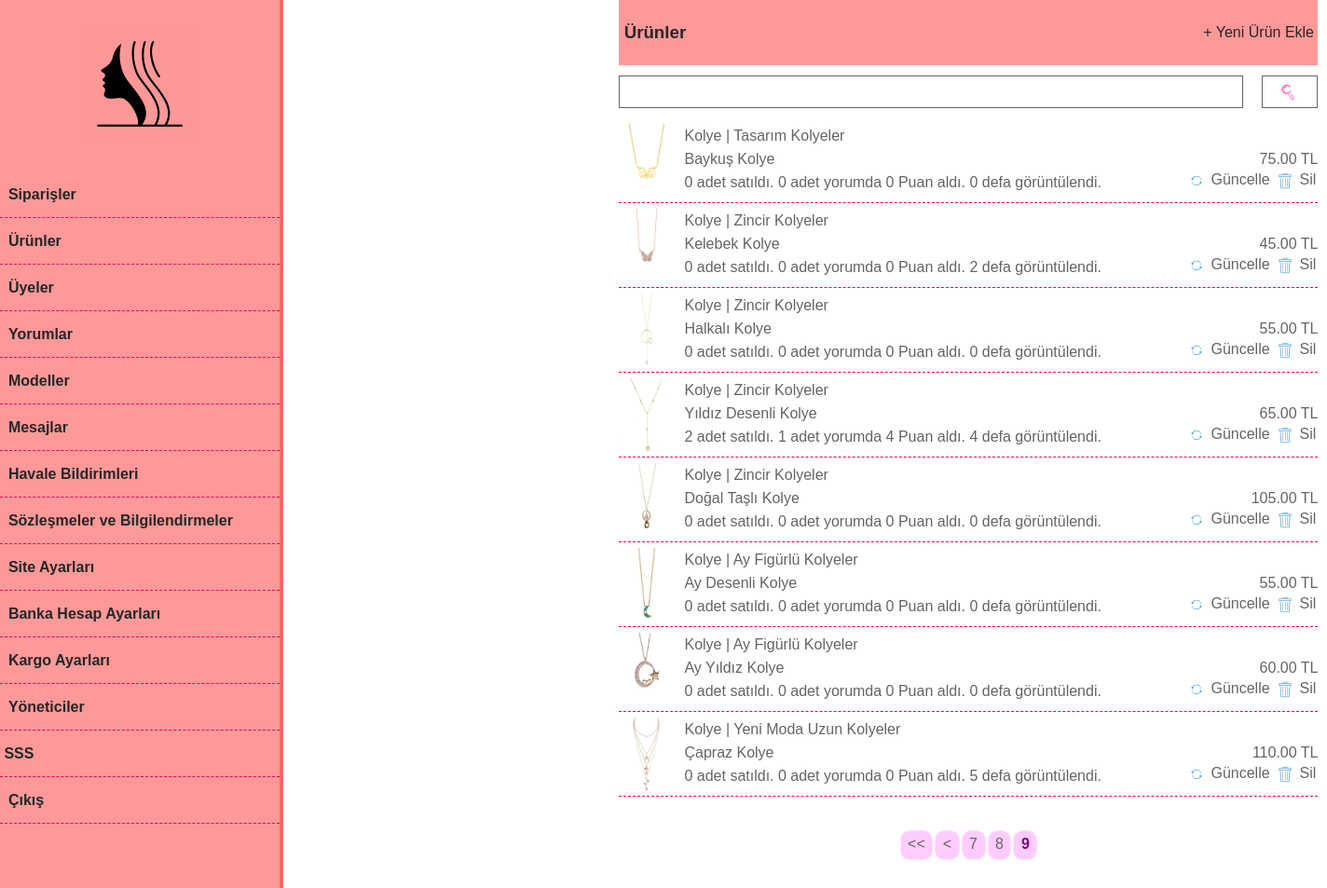
The app's page /admin/index.php?skd=0&ski=83&page=9 (signed in) with its own data.
### tables this page shows
CREATE TABLE `urunler` (
  `id` int(10) UNSIGNED NOT NULL,
  `MenuId` int(10) UNSIGNED NOT NULL,
  `UrunTuru` varchar(100) NOT NULL,
  `UrunAdi` varchar(255) NOT NULL,
  `UrunFiyati` double UNSIGNED NOT NULL,
  `ParaBirimi` char(3) NOT NULL,
  `KdvOrani` int(2) UNSIGNED NOT NULL,
  `UrunAciklamasi` text NOT NULL,
  `KargoUcreti` double UNSIGNED NOT NULL,
  `UrunResmi` varchar(30) NOT NULL,
  `Durumu` tinyint(1) UNSIGNED NOT NULL,
  `StokSayisi` int(10) NOT NULL,
  `ToplamSatisSayisi` int(10) UNSIGNED NOT NULL,
  `YorumSayisi` int(10) UNSIGNED NOT NULL,
  `ToplamYorumPuani` int(10) UNSIGNED NOT NULL,
  `GoruntulenmeSayisi` int(10) UNSIGNED NOT NULL
);

CREATE TABLE `menuler` (
  `id` int(10) UNSIGNED NOT NULL,
  `UrunTuru` varchar(50) NOT NULL,
  `MenuAdi` varchar(30) NOT NULL,
  `UrunSayisi` int(10) NOT NULL
);

### ayarlar/fonksiyonlar.php (called while the page is built, shortened)
<?php
function geriDondur($dondur){
	$geri_dondur			=	htmlspecialchars_decode($dondur, ENT_QUOTES);
	return $geri_dondur;
}
function PageclearChar($deger){
	$digits = preg_replace("/[^0-9]/", "",$deger);
	return $digits;
}
function sayilarifiltrele($filtre){
	$delete_S = trim($filtre);
	$clear_T = strip_tags($delete_S);
	$ineffect = htmlspecialchars($clear_T, ENT_QUOTES);
	$clear_char = PageclearChar($ineffect);
	return $clear_char;
}
function fiyatYaz($deger){
	$yaz	=	number_format($deger, "2", ".", ",");
	return $yaz;
}
?>

### admin/Urunler.php (the view, shortened to what this page needs)
<?php
if(isset($_SESSION["Yonetici"])){
	if(isset($_REQUEST["AramaIcerigi"])){
		$GelenAramaIcerigi	=	filtrele($_REQUEST["AramaIcerigi"]);
		$AramaKosulu		=	 " AND UrunAdi LIKE '%" . $GelenAramaIcerigi . "%' ";
		$SayfalamaKosulu	=	"&AramaIcerigi=" . $GelenAramaIcerigi;
	}else{
		$AramaKosulu		=	"";
		$SayfalamaKosulu	=	"";
	}
	$SayfalamaIcinSolVeSagButonSayisi		=	2;
	$SayfaBasinaGosterilecekKayitSayisi		=	8;
	$ToplamKayitSayisiSorgusu				=	$db_baglantisi->prepare("SELECT * FROM urunler WHERE Durumu = ? $AramaKosulu ORDER BY id DESC");
	$ToplamKayitSayisiSorgusu->execute([1]);
	$ToplamKayitSayisiSorgusu				=	$ToplamKayitSayisiSorgusu->rowCount();
	$SayfalamayaBaslanacakKayitSayisi		=	($Sayfalama*$SayfaBasinaGosterilecekKayitSayisi)-$SayfaBasinaGosterilecekKayitSayisi;
	$BulunanSayfaSayisi						=	ceil($ToplamKayitSayisiSorgusu/$SayfaBasinaGosterilecekKayitSayisi);
?>
<table width="750" align="right" valign="top" border="0" cellpadding="0" cellspacing="0" style="margin-left: 360px;">
	<tr height="70">
		<td width="560" bgcolor="#ff9999" style="color: #262626;" align="left"><h3>&nbsp;Ürünler</h3></td>
		<td width="200" bgcolor="#ff9999" align="right"><a href="index.php?skd=0&ski=84" style="color: #262626; text-decoration: none;">+ Yeni Ürün Ekle&nbsp;</a></td>
	</tr>
	<tr height="10">
		<td colspan="2" style="font-size: 10px;">&nbsp;</td>
	</tr>
	<tr>
		<td colspan="2"><table width="750" align="right" border="0" cellpadding="0" cellspacing="0">
			<tr>
				<td><div class="Arama"><form action="index.php?skd=0&ski=83" method="post">
					<div class="AramaButon">
						<input type="submit" value="" class="AramaButonuURL">
					</div>
					<div class="AramaInput">
						<input type="text" name="AramaIcerigi" class="AramaInputuIci">
					</div>
				</form></div></td>
			</tr>
		</table></td>
	</tr>
	<tr height="10">
		<td colspan="2" style="font-size: 10px;">&nbsp;</td>
	</tr>
	<?php
	$UrunlerSorgusu		=	$db_baglantisi->prepare("SELECT * FROM urunler WHERE Durumu = ? $AramaKosulu ORDER BY id DESC LIMIT $SayfalamayaBaslanacakKayitSayisi, $SayfaBasinaGosterilecekKayitSayisi");
	$UrunlerSorgusu->execute([1]);
	$UrunlerSayisi			=	$UrunlerSorgusu->rowCount();
	$UrunlerKayitlari		=	$UrunlerSorgusu->fetchAll(PDO::FETCH_ASSOC);
	if($UrunlerSayisi>0){
		foreach($UrunlerKayitlari as $Urunler){
			$UrununMenuSorgusu		=	$db_baglantisi->prepare("SELECT * FROM menuler WHERE id = ? LIMIT 1");
			$UrununMenuSorgusu->execute([geriDondur($Urunler["MenuId"])]);
			$UrunMenuKaydi			=	$UrununMenuSorgusu->fetch(PDO::FETCH_ASSOC);
			if($Urunler["UrunTuru"] == "Kolye"){
				$ResimKlasoru	=	"kolyeler";
			}elseif($Urunler["UrunTuru"] == "Küpe"){
				$ResimKlasoru	=	"kupeler";
			}elseif($Urunler["UrunTuru"] == "Bileklik"){
				$ResimKlasoru	=	"bileklikler";
			}elseif($Urunler["UrunTuru"] == "Yüzük"){
				$ResimKlasoru	=	"yuzukler";
			}elseif($Urunler["UrunTuru"] == "Saat"){
				$ResimKlasoru	=	"saatler";
			}elseif($Urunler["UrunTuru"] == "Gözlük"){
				$ResimKlasoru	=	"gozlukler";
			}
	?>
	<tr height="80">
		<td colspan="2" style="border-bottom: 1px dashed #e6005c;" valign="top"><table width="750" align="right" border="0" cellpadding="0" cellspacing="0">
      <td style="font-size: 5px;">&nbsp;</td>
			<tr>
				<td width="60" valign="top"><img src="../urunler/<?php echo $ResimKlasoru; ?>/<?php echo geriDondur($Urunler["UrunResmi"]); ?>" border="0" width="60" height="80"></td>
				<td width="10">&nbsp;</td>
				<td width="680" valign="top"><table width="680" align="right" border="0" cellpadding="0" cellspacing="0">
					<tr height="25">
						<td colspan="2"><?php echo geriDondur($Urunler["UrunTuru"]); ?> | <?php echo geriDondur($UrunMenuKaydi["MenuAdi"]); ?></td>
					</tr>
					<tr height="25">
						<td width="580"><?php echo geriDondur($Urunler["UrunAdi"]); ?></td>
						<td width="100" align="right"><?php echo  fiyatYaz(geriDondur($Urunler["UrunFiyati"])); ?> <?php echo geriDondur($Urunler["ParaBirimi"]); ?></td>
					</tr>
					<tr height="25">
						<td width="540"><?php echo geriDondur($Urunler["ToplamSatisSayisi"]); ?> adet satıldı. <?php echo geriDondur($Urunler["YorumSayisi"]); ?> adet yorumda <?php echo geriDondur($Urunler["ToplamYorumPuani"]); ?> Puan aldı. <?php echo geriDondur($Urunler["GoruntulenmeSayisi"]); ?> defa görüntülendi.</td>
						<td width="140" align="right"><table width="140" align="right" border="0" cellpadding="0" cellspacing="0">
							<tr>
								<td width="25" valign="top"><a href="index.php?skd=0&ski=88&ID=<?php echo geriDondur($Urunler["id"]); ?>"><img src="../resimler/guncelle.png" border="0"></a></td>
								<td width="70" valign="top"><a href="index.php?skd=0&ski=88&ID=<?php echo geriDondur($Urunler["id"]); ?>" style="color: #646464; text-decoration: none;">Güncelle</a></td>
								<td width="25" valign="top"><a href="index.php?skd=0&ski=92&ID=<?php echo geriDondur($Urunler["id"]); ?>"><img src="../resimler/sil.png" border="0"></a></td>
								<td width="20" valign="top"><a href="index.php?skd=0&ski=92&ID=<?php echo geriDondur($Urunler["id"]); ?>" style="color: #646464; text-decoration: none;">Sil</a></td>
							</tr>
						</table></td>
					</tr>
				</table></td>
			</tr>
		</table></td>
	</tr>
	<?php
		}
		if($BulunanSayfaSayisi>1){
		?>
	<tr>
		<td colspan="2">&nbsp;</td>
	</tr>
	<tr height="50">
		<td colspan="2" align="center"><div class="Sayfalama">
      <div><br></div>
			<div class="SayfalamaNumara">
				<?php
				if($Sayfalama>1){
					echo "<span class='SayfalamaPasif'><a href='index.php?skd=0&ski=83" . $SayfalamaKosulu . "&page=1'><<</a></span>";
					$SayfalamaIcinSayfaDegeriniBirGeriAl	=	$Sayfalama-1;
					echo "<span class='SayfalamaPasif'><a href='index.php?skd=0&ski=83" . $SayfalamaKosulu . "&page=" . $SayfalamaIcinSayfaDegeriniBirGeriAl . "'><</a></span>";
				}
				for($SayfalamaIcinSayfaIndexDegeri=$Sayfalama-$SayfalamaIcinSolVeSagButonSayisi; $SayfalamaIcinSayfaIndexDegeri<=$Sayfalama+$SayfalamaIcinSolVeSagButonSayisi; $SayfalamaIcinSayfaIndexDegeri++){
					if(($SayfalamaIcinSayfaIndexDegeri>0) and ($SayfalamaIcinSayfaIndexDegeri<=$BulunanSayfaSayisi)){
						if($Sayfalama==$SayfalamaIcinSayfaIndexDegeri){
							echo "<span class='SayfalamaAktif'>" . $SayfalamaIcinSayfaIndexDegeri . "</span>";
						}else{
							echo "<span class='SayfalamaPasif'><a href='index.php?skd=0&ski=83" . $SayfalamaKosulu . "&page=" . $SayfalamaIcinSayfaIndexDegeri . "'> " . $SayfalamaIcinSayfaIndexDegeri . "</a></span>";
						}
					}
				}
				?>
			</div>
		</div></td>
	</tr>
		<?php
		}
	}
	?>
</table>
<?php
}else{
	header("Location:index.php?skd=1");
	exit();
}
?>

### ayarlar/Ystyle.css (style rules this page uses)
html, body { height: 100%; width: 100%; margin: 0; padding: 0; border: 0; outline: 0; background: white; color: #646464; font-family: Arial, Helvetica, "Open Sans", "Helvetica Neue", "sans-serif"; font-size: 16px; line-height: 1,5; font-style: normal; font-variant: normal; font-weight: normal; text-decoration: none; }
.Sayfalama { display: block; width: 100%; height: auto; margin: 0; padding: 0; border: 0; outline: 0; text-align: center; text-decoration: none; border-radius: 10px; }
.SayfalamaNumara { display: block; width: 100%; height: auto; margin: 0; padding: 0; border: 0; outline: 0; text-align: center; text-decoration: none; border-radius: 10px; }
.SayfalamaAktif { display: inline-block; width: auto; height: 20px; margin: 0px 1px; margin-bottom: 30px; padding: 5px 7.5px; background: #ffccff; border: 1px solid #ffe6ff; outline: 0; color: #800080; font-weight: bold; text-decoration: none; border-radius: 10px; }
.SayfalamaPasif { display: inline-block; width: auto; height: 20px; margin: 0px 1px; margin-bottom: 30px; padding: 5px 7.5px; background: #ffccff; border: 1px solid #ffe6ff; outline: 0; color: #646464; font-weight: normal; text-decoration: none; border-radius: 10px; }
.SayfalamaPasif a:link, .SayfalamaPasif a:hover, .SayfalamaPasif a:active, .SayfalamaPasif a:visited { color: #646464; text-decoration: none; }
.Arama { display: block; width: 100%; height: 35px; margin: 0; padding: 0; overflow: hidden; border: 0; outline: 0; vertical-align: top; }
.AramaButon { display: inline-block; float: right; width: 60px; height: 35px; margin: 0; padding: 0; overflow: hidden; border: 0; outline: 0; text-align: left; }
.AramaInput { display: inline-block; float: right; width: calc(100% - 60px); height: 35px; margin: 0; padding: 0; overflow: hidden; border: 0; outline: 0; text-align: left; }
.AramaButonuURL { display: block; width: 60px; height: 35px; margin: 0; padding: 0; border: 1px solid #646464; outline: 0; background: url(../Resimler/AramaButonu.png); background-repeat: no-repeat; background-position: center left 19px; }
.AramaInputuIci { display: block; float: left; width: calc(100% - 42px); height: 33px; margin: 0; padding: 0; padding-left: 10px; padding-right: 10px; border: 1px solid #646464; outline: 0; text-align: left; }

### records on screen
urunler: UrunResmi (picture), UrunTuru "Kolye", menuler.MenuAdi "Tasarım Kolyeler", UrunAdi "Baykuş Kolye", UrunFiyati "75.00", ParaBirimi "TL", ToplamSatisSayisi "0", YorumSayisi "0", ToplamYorumPuani "0", GoruntulenmeSayisi "0"
urunler: UrunResmi (picture), UrunTuru "Kolye", menuler.MenuAdi "Zincir Kolyeler", UrunAdi "Kelebek Kolye", UrunFiyati "45.00", ParaBirimi "TL", ToplamSatisSayisi "0", YorumSayisi "0", ToplamYorumPuani "0", GoruntulenmeSayisi "2"
urunler: UrunResmi (picture), UrunTuru "Kolye", menuler.MenuAdi "Zincir Kolyeler", UrunAdi "Halkalı Kolye", UrunFiyati "55.00", ParaBirimi "TL", ToplamSatisSayisi "0", YorumSayisi "0", ToplamYorumPuani "0", GoruntulenmeSayisi "0"
urunler: UrunResmi (picture), UrunTuru "Kolye", menuler.MenuAdi "Zincir Kolyeler", UrunAdi "Yıldız Desenli Kolye", UrunFiyati "65.00", ParaBirimi "TL", ToplamSatisSayisi "2", YorumSayisi "1", ToplamYorumPuani "4", GoruntulenmeSayisi "4"
urunler: UrunResmi (picture), UrunTuru "Kolye", menuler.MenuAdi "Zincir Kolyeler", UrunAdi "Doğal Taşlı Kolye", UrunFiyati "105.00", ParaBirimi "TL", ToplamSatisSayisi "0", YorumSayisi "0", ToplamYorumPuani "0", GoruntulenmeSayisi "0"
urunler: UrunResmi (picture), UrunTuru "Kolye", menuler.MenuAdi "Ay Figürlü Kolyeler", UrunAdi "Ay Desenli Kolye", UrunFiyati "55.00", ParaBirimi "TL", ToplamSatisSayisi "0", YorumSayisi "0", ToplamYorumPuani "0", GoruntulenmeSayisi "0"
urunler: UrunResmi (picture), UrunTuru "Kolye", menuler.MenuAdi "Ay Figürlü Kolyeler", UrunAdi "Ay Yıldız Kolye", UrunFiyati "60.00", ParaBirimi "TL", ToplamSatisSayisi "0", YorumSayisi "0", ToplamYorumPuani "0", GoruntulenmeSayisi "0"
urunler: UrunResmi (picture), UrunTuru "Kolye", menuler.MenuAdi "Yeni Moda Uzun Kolyeler", UrunAdi "Çapraz Kolye", UrunFiyati "110.00", ParaBirimi "TL", ToplamSatisSayisi "0", YorumSayisi "0", ToplamYorumPuani "0", GoruntulenmeSayisi "5"
